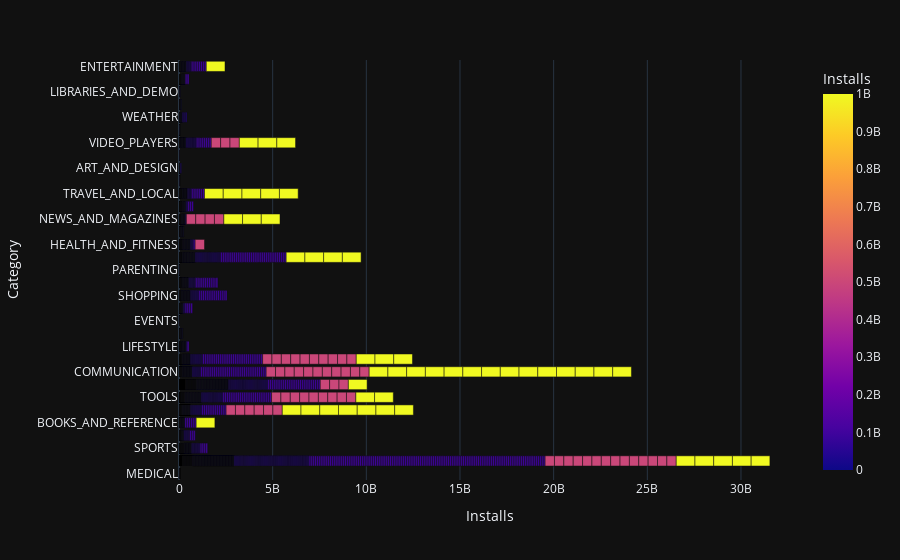

The notebook cell saved with this chart:
### Markdown cell above
### Horizontal Bar Chart - Most Popular Categories (Highest Downloads)

### Code cell
fig = px.bar(sub_250, x='Installs', y='Category', color='Installs', orientation='h')
fig.show()

### Figure 1 — Plotly figure (JSON) as saved in the notebook; plotly's stock layout.template omitted (floating-point values rounded to 4 significant figures; data arrays with more than 128 entries replaced by an {"elided": "..."} marker saying what was removed)
{"data": [{"alignmentgroup": "True", "hovertemplate": "Installs=%{marker.color}<br>Category=%{y}<extra></extra>", "legendgroup": "", "marker": {"color": {"elided": "8876 int values"}, "coloraxis": "coloraxis", "pattern": {"shape": ""}}, "name": "", "offsetgroup": "", "orientation": "h", "showlegend": false, "textposition": "auto", "type": "bar", "x": {"elided": "8876 int values"}, "xaxis": "x", "y": {"elided": "8876 str values"}, "yaxis": "y"}], "layout": {"barmode": "relative", "coloraxis": {"colorbar": {"title": {"text": "Installs"}}, "colorscale": [[0, "#0d0887"], [0.1111, "#46039f"], [0.2222, "#7201a8"], [0.3333, "#9c179e"], [0.4444, "#bd3786"], [0.5556, "#d8576b"], [0.6667, "#ed7953"], [0.7778, "#fb9f3a"], [0.8889, "#fdca26"], [1, "#f0f921"]]}, "legend": {"tracegroupgap": 0}, "margin": {"t": 60}, "xaxis": {"anchor": "y", "domain": [0, 1], "title": {"text": "Installs"}}, "yaxis": {"anchor": "x", "domain": [0, 1], "title": {"text": "Category"}}}}
